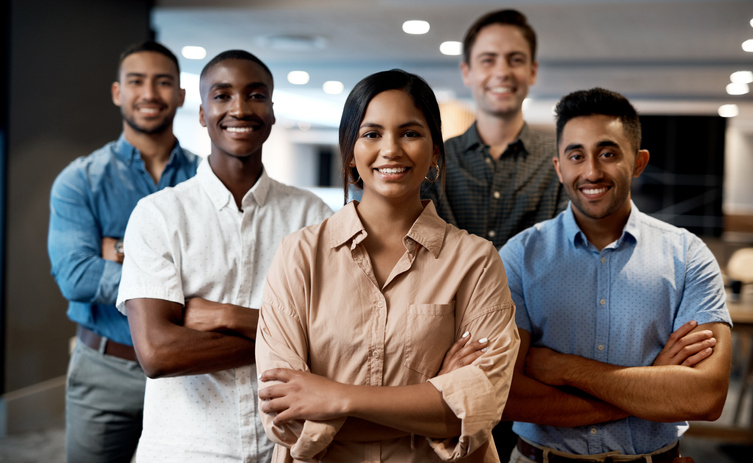
#> input picture fotos/img1.jpg, 753 x 463 px
$ python Image.py
#> lines starting #> are read from the running program, lines starting #| are printed output that depends on the picture; after the words box and inside, x2 and y2 are one past the last pixel; in counts of white or black regions, pixels touching at a corner belong together
import cv2

image = cv2.imread("fotos/img1.jpg") # Para detectar na outra foto basta alterar o caminho
#> image is the input picture: shape (463, 753, 3); mean B, G, R 100.4, 105, 115.2

algoritmoCarregado = cv2.CascadeClassifier("haarcascades/haarcascade_frontalface_default.xml")

imageGray = cv2.cvtColor(image, cv2.COLOR_BGR2GRAY)
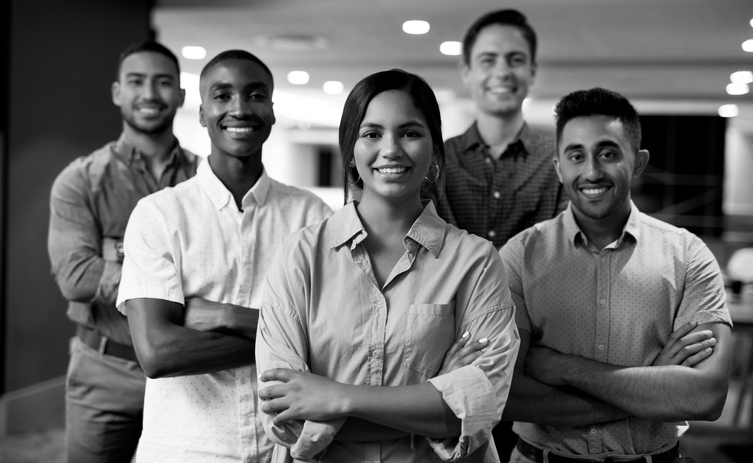
#> imageGray: shape (463, 753); min 0, max 255, mean 107.5

result = algoritmoCarregado.detectMultiScale(imageGray)
#> result = [[466, 31, 73, 73], [113, 53, 71, 71], [344, 96, 94, 94], [457, 322, 70, 70], [195, 61, 86, 86], [545, 116, 96, 96]]

for (x, y, width, heigth) in result:
    cv2.rectangle(image, (x, y), (x + width, y + heigth), (0,255,0), 2)

    font = cv2.FONT_HERSHEY_SIMPLEX
    cv2.putText(image, "Face", (x, y - 10), font, 0.5, (0,255,0),1, cv2.LINE_AA)
#> this loop made 6 passes
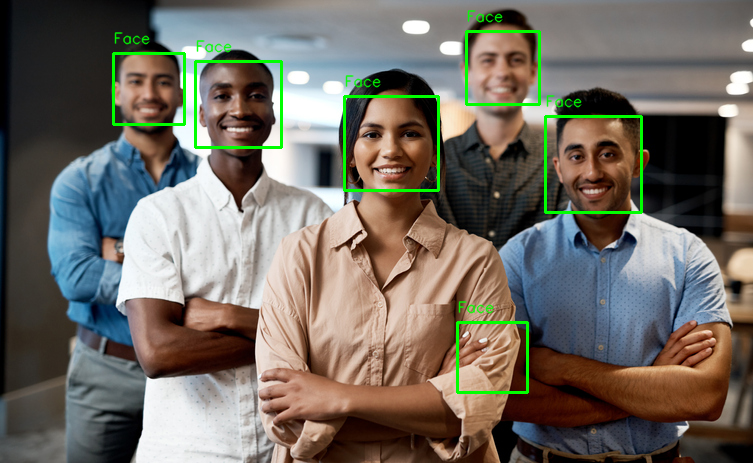
#> image: shape (463, 753, 3); 2.12% of pixels changed, all inside (x1, y1, x2, y2) = (112, 10, 643, 394)

cv2.imshow("Detecting faces", image)
cv2.waitKey()

$ run again, with fotos/img2.jpg copied over fotos/img1.jpg
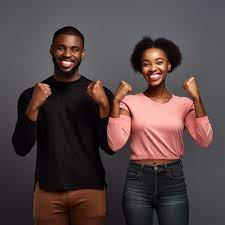
#> input picture fotos/img2.jpg, 225 x 225 px
#> image is the input picture: shape (225, 225, 3); mean B, G, R 68.2, 67.8, 83.2
#> `imageGray = cv2.cvtColor(image, cv2.COLOR_BGR2GRAY)`:
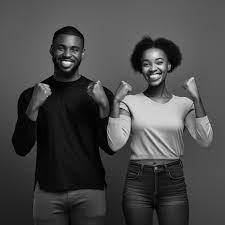
#> imageGray: shape (225, 225); min 0, max 238, mean 72.4
#> result = [[51, 36, 33, 33], [138, 50, 32, 32]]
#> the loop `for (x, y, width, heigth) in result:` made 2 passes
#> (x, y, width, heigth, font) on passes 1 to 2: (51, 36, 33, 33, 0), (138, 50, 32, 32, 0)
#> after the loop `for (x, y, width, heigth) in result:`:
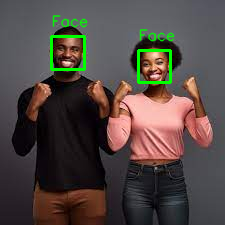
#> image: shape (225, 225, 3); 2.52% of pixels changed, all inside (x1, y1, x2, y2) = (50, 15, 175, 84)
